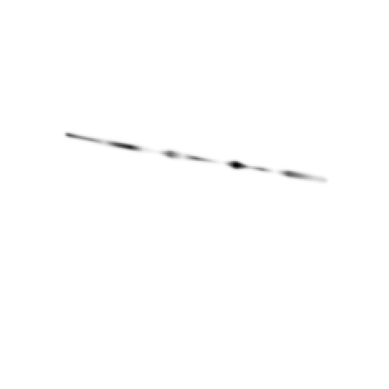
%> input picture Functions/Signals generation/example_images/synth_augsimple_1.png, 389 x 389 px
$ octave read_png_prova.m   (GNU Octave 9; MATLAB toolbox functions it lacks are replaced by stand-ins)
%> lines starting %> are read from the running program, lines starting %| are printed output that depends on the picture
clc;
clear;

addpath('example_images/');
img = imread('synth_augsimple_1.png');
%> img is the input picture: size 389x389x3 uint8; min 3, max 255, mean 254.2

% first_channel = abs(255-img(:,:,1));
first_channel = abs(im2double(255-img(:,:,1)));
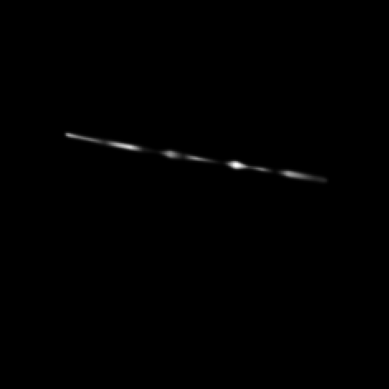
%> first_channel: size 389x389 double; min 0, max 0.988, mean 0.00308
second_channel = img(:,:,2);
third_channel = img(:,:,3);

% Time axis reference
sigLen = 1;
time_resolution = sigLen/size(first_channel,1);
%> time_resolution = 0.00257
timeaxis = 0:time_resolution:sigLen-time_resolution;
%> timeaxis = 389 values from 0 to 0.997

% Freq axis reference
maxFreq = 25;
freq_resolution = maxFreq/size(first_channel,1);
%> freq_resolution = 0.0643
freqaxis = 0:freq_resolution:maxFreq-freq_resolution;
%> freqaxis = 389 values from 0 to 24.94

imagesc(timeaxis,freqaxis,first_channel)
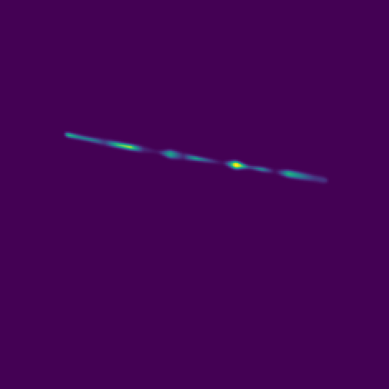
%> displayed picture: size 389x389x3, on the screen's scale of 0 to 255; mean R, G, B 68, 2, 84.5


%> (the run ends here)

$ run again, with Functions/Signals generation/example_images/synth_augsimple_12.png copied over Functions/Signals generation/example_images/synth_augsimple_1.png
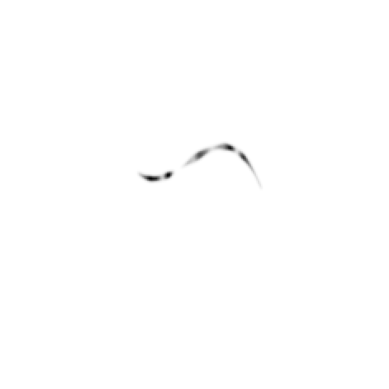
%> input picture Functions/Signals generation/example_images/synth_augsimple_12.png, 389 x 389 px
%> img is the input picture: size 389x389x3 uint8; min 3, max 255, mean 254.5
%> `first_channel = abs(im2double(255-img(:,:,1)));`:
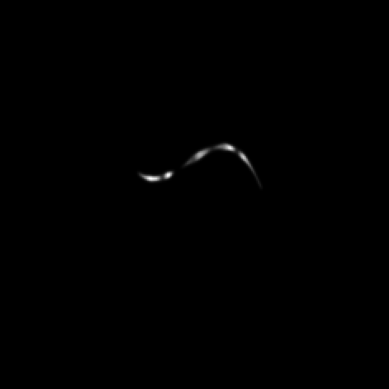
%> first_channel: size 389x389 double; min 0, max 0.988, mean 0.00188
%> `imagesc(timeaxis,freqaxis,first_channel)`:
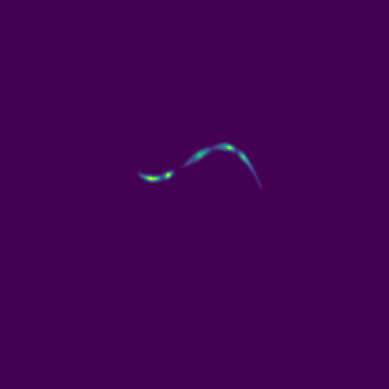
%> displayed picture: size 389x389x3, on the screen's scale of 0 to 255; mean R, G, B 68, 1.6, 84.3
